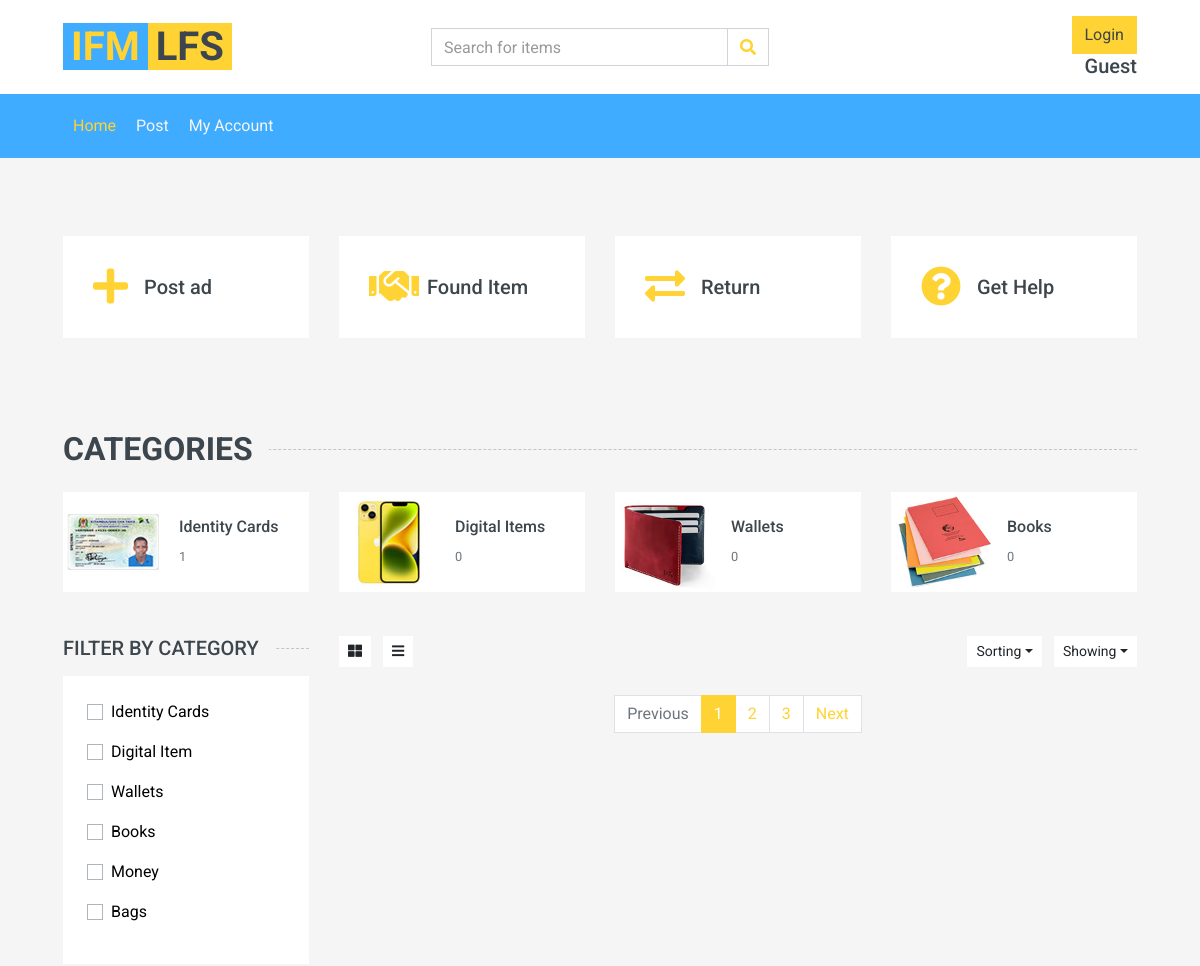
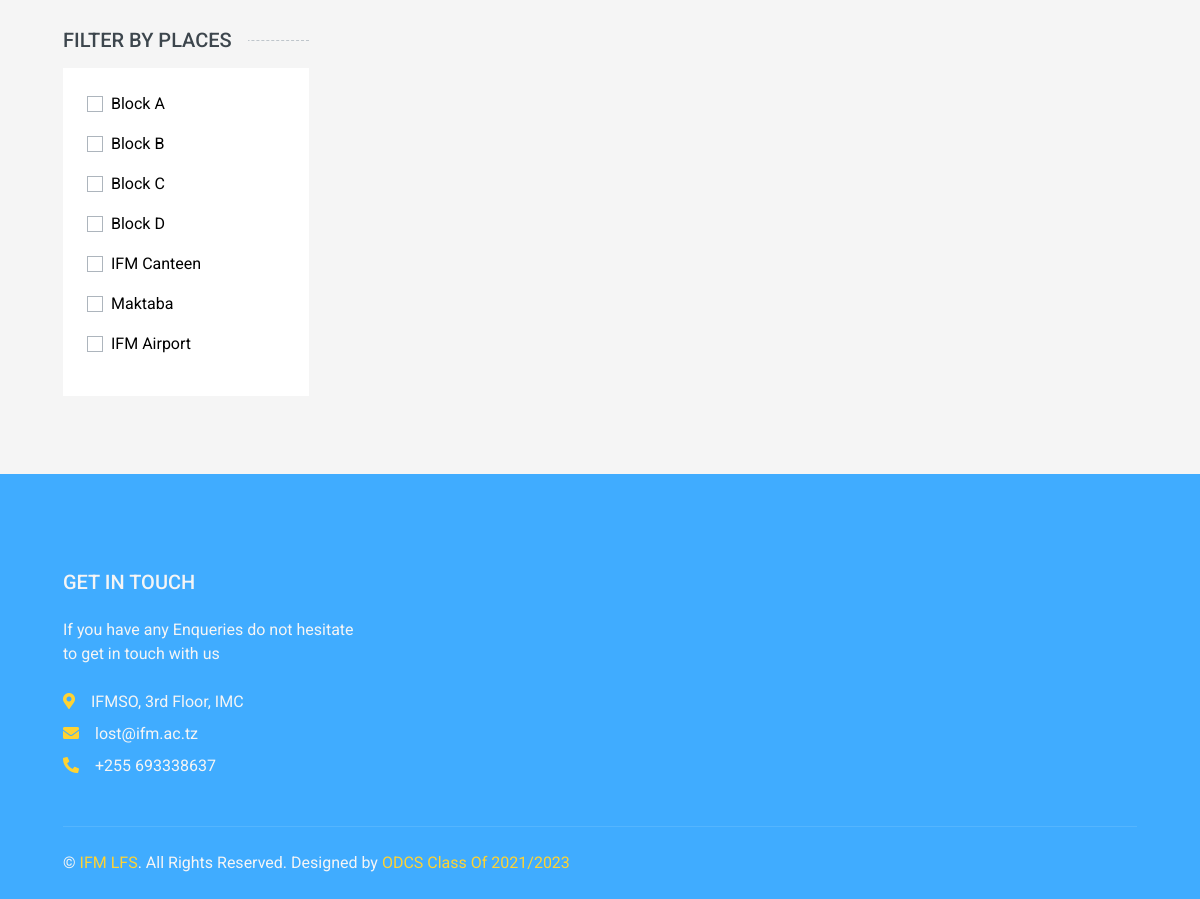
Page /items.php?sorterfound=Lost on the committed database (2 pictures, top to bottom).
### tables this page shows
CREATE TABLE `categories` (
  `id` int(11) NOT NULL AUTO_INCREMENT,
  `category_name` varchar(50) NOT NULL,
  `link` varchar(50) NOT NULL,
  PRIMARY KEY (`id`)
);

CREATE TABLE `places` (
  `id` int(11) NOT NULL AUTO_INCREMENT,
  `place_name` varchar(50) NOT NULL,
  PRIMARY KEY (`id`)
);

### items.php (the view, shortened to what this page needs)
<!DOCTYPE html>
<html lang="en">
<head>
    <link href="https://cdnjs.cloudflare.com/ajax/libs/font-awesome/5.10.0/css/all.min.css" rel="stylesheet">
    <link href="lib/animate/animate.min.css" rel="stylesheet">
    <link href="lib/owlcarousel/assets/owl.carousel.min.css" rel="stylesheet">
    <link href="css/style.css" rel="stylesheet">
</head>
<body>
    <div class="container-fluid">
        <div class="row align-items-center bg-light py-3 px-xl-5 d-none d-lg-flex">
            <div class="col-lg-4">
                <a href="index.php" class="text-decoration-none">
                    <span class="h1 text-uppercase text-primary bg-dark px-2">IFM</span>
                    <span class="h1 text-uppercase text-dark bg-primary px-2 ml-n1"> LFS</span>
                </a>
            </div>
            <div class="col-lg-4 col-6 text-left">
                <form action="search.php">
                    <div class="input-group">
                        <input type="text" class="form-control" placeholder="Search for items">
                        <div class="input-group-append">
                            <span class="input-group-text bg-transparent text-primary">
                                <i class="fa fa-search"></i>
                            </span>
                        </div>
                    </div>
                </form>
            </div>
            <div class="col-lg-4 col-6 text-right">
                <?php
                if(isset($_SESSION['username'])){
                    $fname = $_SESSION['first_name'] .' '. $_SESSION['lastname'];
                   echo '<p class="m-0"><a class="btn btn-danger" href="helpers/logout.php">Log out</a></p>
                    <h5 class="m-0">'.$fname.'</h5>';
                }else{
                    echo '<p class="m-0"><a class="btn btn-primary" href="login.php">Login</a></p>
                    <h5 class="m-0">Guest</h5>';
                }
                ?>
            </div>
        </div>
    </div>
    <div class="container-fluid bg-dark mb-30">
        <div class="row px-xl-5">
            <div class="col-lg-9">
                <nav class="navbar navbar-expand-lg bg-dark navbar-dark py-3 py-lg-0 px-0">
                    <div class="collapse navbar-collapse justify-content-between" id="navbarCollapse">
                    <div class="navbar-nav mr-auto py-0">
                            <a href="index.php" class="nav-item nav-link active">Home</a>
                            <a href="post.php" class="nav-item nav-link">Post</a>
                            <a href="myaccount.php" class="nav-item nav-link">My Account</a>
                    </div>
                    </div>
                </nav>
            </div>
        </div>
    </div>
    <div class="container-fluid pt-5">
        <div class="row px-xl-5 pb-3">
            <div class="col-lg-3 col-md-6 col-sm-12 pb-1">
                <div class="d-flex align-items-center bg-light mb-4" style="padding: 30px;">
                    <a href="post.php"><h1 class="fa fa-plus text-primary m-0 mr-3"></h1></a>
                    <h5 class="font-weight-semi-bold m-0">Post ad</h5>
                </div>
            </div>
            <div class="col-lg-3 col-md-6 col-sm-12 pb-1">
                <div class="d-flex align-items-center bg-light mb-4" style="padding: 30px;">
                    <a href="#"><h1 class="fa fa-handshake text-primary m-0 mr-2"></h1></a>
                    <h5 class="font-weight-semi-bold m-0">Found Item</h5>
                </div>
            </div>
            <div class="col-lg-3 col-md-6 col-sm-12 pb-1">
                <div class="d-flex align-items-center bg-light mb-4" style="padding: 30px;">
                    <a href="#"><h1 class="fas fa-exchange-alt text-primary m-0 mr-3"></h1></a>
                    <h5 class="font-weight-semi-bold m-0">Return</h5>
                </div>
            </div>
            <div class="col-lg-3 col-md-6 col-sm-12 pb-1">
                <div class="d-flex align-items-center bg-light mb-4" style="padding: 30px;">
                    <a href="#"><h1 class="fa fa-question-circle text-primary m-0 mr-3"></h1></a>
                    <h5 class="font-weight-semi-bold m-0">Get Help</h5>
                </div>
            </div>
        </div>
    </div>
    <div class="container-fluid pt-5">
        <h2 class="section-title position-relative text-uppercase mx-xl-5 mb-4"><span class="bg-secondary pr-3">Categories</span></h2>
        <div class="row px-xl-5 pb-3">
            <div class="col-lg-3 col-md-4 col-sm-6 pb-1">
                <a class="text-decoration-none" href="">
                    <div class="cat-item img-zoom d-flex align-items-center mb-4">
                        <div class="overflow-hidden" style="width: 100px; height: 100px;">
                            <a href="items.php?sortedby=Identity Cards"><img class="img-fluid" src="img/id-3.jpg" alt=""></a>
                        </div>
                        <div class="flex-fill pl-3">
                            <h6>Identity Cards</h6>
                            <?php
                            include 'helpers/dbcon.inc.php';
                            $sql = "SELECT COUNT(item_id) AS count FROM items WHERE category = 'Identity Cards'";
                            $result = $conn->query($sql);
                            if($result)
                                $row = $result->fetch_assoc();
                                $count = $row['count'];
                                echo '<small class="text-body">'.$count.'</small>';
                            ?>
                        </div>
                    </div>
                </a>
            </div>
            <div class="col-lg-3 col-md-4 col-sm-6 pb-1">
                <a class="text-decoration-none" href="">
                   <div class="cat-item img-zoom d-flex align-items-center mb-4">
                        <div class="overflow-hidden" style="width: 100px; height: 100px;">
                        <a href="items.php?sortedby=Digital Item"><img class="img-fluid" src="img/cat-4.jpg" alt=""></a>
                        </div>
                        <div class="flex-fill pl-3">
                            <h6>Digital Items</h6>
                            <?php
                            include 'helpers/dbcon.inc.php';
                            $sql = "SELECT COUNT(item_id) AS count FROM items WHERE category = 'Digital Item'";
                            $result = $conn->query($sql);
                            if($result)
                                $row = $result->fetch_assoc();
                                $count = $row['count'];
                                echo '<small class="text-body">'.$count.'</small>';
                            ?>
                        </div>
                    </div>
                </a>
            </div>
            <div class="col-lg-3 col-md-4 col-sm-6 pb-1">
                <a class="text-decoration-none" href="">
                    <div class="cat-item img-zoom d-flex align-items-center mb-4">
                        <div class="overflow-hidden" style="width: 100px; height: 100px;">
                        <a href="items.php?sortedby=Wallets"><img class="img-fluid" src="img/cat-1.jpg" alt=""></a>
                        </div>
                        <div class="flex-fill pl-3">
                            <h6>Wallets</h6>
                            <?php
                            include 'helpers/dbcon.inc.php';
                            $sql = "SELECT COUNT(item_id) AS count FROM items WHERE category = 'Wallets'";
                            $result = $conn->query($sql);
                            if($result)
                                $row = $result->fetch_assoc();
                                $count = $row['count'];
                                echo '<small class="text-body">'.$count.'</small>';
                            ?>
                        </div>
                    </div>
                </a>
            </div>
            <div class="col-lg-3 col-md-4 col-sm-6 pb-1">
                <a class="text-decoration-none" href="">
                    <div class="cat-item img-zoom d-flex align-items-center mb-4">
                        <div class="overflow-hidden" style="width: 100px; height: 100px;">
                        <a href="items.php?sortedby=Books"><img class="img-fluid" src="img/cat-3.jpg" alt=""></a>
                        </div>
                        <div class="flex-fill pl-3">
                            <h6>Books</h6>
                             <?php
                            include 'helpers/dbcon.inc.php';
                            $sql = "SELECT COUNT(item_id) AS count FROM items WHERE category = 'Books'";
                            $result = $conn->query($sql);
                            if($result)
                                $row = $result->fetch_assoc();
                                $count = $row['count'];
                                echo '<small class="text-body">'.$count.'</small>';
                            ?>
                        </div>
                    </div>
                </a>
            </div>
        </div>
    </div>
    <div class="container-fluid">
        <div class="row px-xl-5">
            <div class="col-lg-3 col-md-4">
                <h5 class="section-title position-relative text-uppercase mb-3"><span class="bg-secondary pr-3">Filter by Category</span></h5>
                <div class="bg-light p-4 mb-30">
                    <form>
                    <?php
                    include 'helpers/dbcon.inc.php';
                    $query = "SELECT * FROM categories";
                    $res = $conn->query($query);
                    while($row = mysqli_fetch_assoc($res)){
                        $category_name = $row['category_name'];
                        echo "<div class='custom-control custom-checkbox d-flex align-items-center justify-content-between mb-3'>
                        <a href='items.php?sortedby=$category_name' style='color:black'><p class='custom-control-label' for='price-all'>$category_name</p></a>
                        </div>";
                    }
                    ?>
                    </form>
                </div>
                <h5 class="section-title position-relative text-uppercase mb-3"><span class="bg-secondary pr-3">Filter by Places</span></h5>
                <div class="bg-light p-4 mb-30">
                    <form>
                    <?php
                    include 'helpers/dbcon.inc.php';
                    $query = "SELECT * FROM places";
                    $res = $conn->query($query);
                    while($row = mysqli_fetch_assoc($res)){
                        $place = $row['place_name'];
                        echo "<div class='custom-control custom-checkbox d-flex align-items-center justify-content-between mb-3'>
                        <a href='items.php?sortedbyplace=$place' style='color:black'><p class='custom-control-label' for='price-all'>$place</p></a>
                        </div>";
                    }
                    ?>
                    </form>
                </div>
            </div>
            <div class="col-lg-9 col-md-8">
                <div class="row pb-3">
                    <div class="col-12 pb-1">
                        <div class="d-flex align-items-center justify-content-between mb-4">
                            <div>
                                <button class="btn btn-sm btn-light"><i class="fa fa-th-large"></i></button>
                                <button class="btn btn-sm btn-light ml-2"><i class="fa fa-bars"></i></button>
                            </div>
                            <div class="ml-2">
                                <div class="btn-group">
                                    <button type="button" class="btn btn-sm btn-light dropdown-toggle" data-toggle="dropdown">Sorting</button>
                                </div>
                                <div class="btn-group ml-2">
                                    <button type="button" class="btn btn-sm btn-light dropdown-toggle" data-toggle="dropdown">Showing</button>
                                </div>
                            </div>
                        </div>
                    </div>
                    <div class="col-12">
                        <nav>
                          <ul class="pagination justify-content-center">
                            <li class="page-item disabled"><a class="page-link" href="#">Previous</span></a></li>
                            <li class="page-item active"><a class="page-link" href="#">1</a></li>
                            <li class="page-item"><a class="page-link" href="#">2</a></li>
                            <li class="page-item"><a class="page-link" href="#">3</a></li>
                            <li class="page-item"><a class="page-link" href="#">Next</a></li>
                          </ul>
                        </nav>
                    </div>
                </div>
            </div>
        </div>
    </div>
    <div class="container-fluid bg-dark text-secondary mt-5 pt-5">
        <div class="row px-xl-5 pt-5">
            <div class="col-lg-4 col-md-12 mb-5 pr-3 pr-xl-5">
                <h5 class="text-secondary text-uppercase mb-4">Get In Touch</h5>
                <p class="mb-4">If you have any Enqueries do not hesitate to get in touch with us</p>
                <p class="mb-2"><i class="fa fa-map-marker-alt text-primary mr-3"></i>IFMSO, 3rd Floor, IMC</p>
                <p class="mb-2"><i class="fa fa-envelope text-primary mr-3"></i>lost@ifm.ac.tz</p>
                <p class="mb-0"><i class="fa fa-phone-alt text-primary mr-3"></i>+255 693338637</p>
            </div>
        </div>
        <div class="row border-top mx-xl-5 py-4" style="border-color: rgba(256, 256, 256, .1) !important;">
            <div class="col-md-6 px-xl-0">
                <p class="mb-md-0 text-center text-md-left text-secondary">
                    &copy; <a class="text-primary" href="ifm.ac.tz">IFM LFS</a>. All Rights Reserved. Designed
                    by
                    <a class="text-primary" href="https://ifm.ac.tz">ODCS Class Of 2021/2023</a>
                </p>
            </div>
        </div>
    </div>
</body>
</html>

### rows in the picture
categories: category_name "Identity Cards"
categories: category_name "Digital Item"
categories: category_name "Wallets"
categories: category_name "Books"
categories: category_name "Money"
categories: category_name "Bags"
places: place_name "Block A"
places: place_name "Block B"
places: place_name "Block C"
places: place_name "Block D"
places: place_name "IFM Canteen"
places: place_name "Maktaba"
places: place_name "IFM Airport"

### other values in the picture
$count "1"
$count "0"
